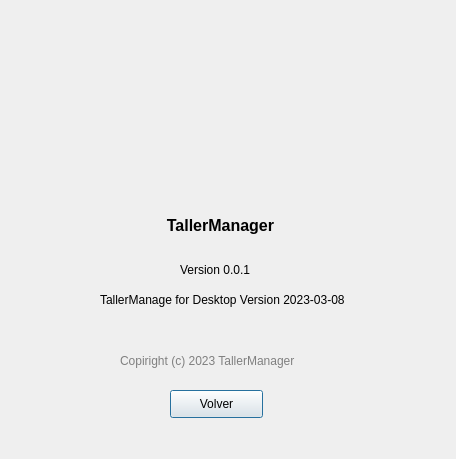
<?xml version="1.0" encoding="UTF-8"?>
<ui version="4.0">
 <class>dlgAcercaDe</class>
 <widget class="QDialog" name="dlgAcercaDe">
  <property name="windowModality">
   <enum>Qt::WindowModal</enum>
  </property>
  <property name="geometry">
   <rect>
    <x>0</x>
    <y>0</y>
    <width>456</width>
    <height>459</height>
   </rect>
  </property>
  <property name="minimumSize">
   <size>
    <width>300</width>
    <height>200</height>
   </size>
  </property>
  <property name="windowTitle">
   <string>Salir</string>
  </property>
  <widget class="QLabel" name="imgAviso">
   <property name="geometry">
    <rect>
     <x>140</x>
     <y>50</y>
     <width>171</width>
     <height>141</height>
    </rect>
   </property>
   <property name="text">
    <string/>
   </property>
   <property name="pixmap">
    <pixmap>../img/logo.jpg</pixmap>
   </property>
   <property name="scaledContents">
    <bool>true</bool>
   </property>
  </widget>
  <widget class="QLabel" name="lblSalir">
   <property name="geometry">
    <rect>
     <x>110</x>
     <y>190</y>
     <width>221</width>
     <height>71</height>
    </rect>
   </property>
   <property name="font">
    <font>
     <pointsize>12</pointsize>
     <weight>75</weight>
     <bold>true</bold>
    </font>
   </property>
   <property name="text">
    <string>TallerManager</string>
   </property>
   <property name="alignment">
    <set>Qt::AlignCenter</set>
   </property>
  </widget>
  <widget class="QPushButton" name="btnVolver">
   <property name="geometry">
    <rect>
     <x>170</x>
     <y>390</y>
     <width>93</width>
     <height>28</height>
    </rect>
   </property>
   <property name="text">
    <string>Volver</string>
   </property>
  </widget>
  <widget class="QLabel" name="label">
   <property name="geometry">
    <rect>
     <x>180</x>
     <y>260</y>
     <width>121</width>
     <height>20</height>
    </rect>
   </property>
   <property name="text">
    <string>Version 0.0.1</string>
   </property>
  </widget>
  <widget class="QLabel" name="label_2">
   <property name="geometry">
    <rect>
     <x>100</x>
     <y>290</y>
     <width>301</width>
     <height>20</height>
    </rect>
   </property>
   <property name="text">
    <string>TallerManage for Desktop Version 2023-03-08</string>
   </property>
  </widget>
  <widget class="QLabel" name="label_3">
   <property name="geometry">
    <rect>
     <x>120</x>
     <y>350</y>
     <width>261</width>
     <height>21</height>
    </rect>
   </property>
   <property name="styleSheet">
    <string notr="true">color:gray</string>
   </property>
   <property name="text">
    <string>Copiright (c) 2023 TallerManager</string>
   </property>
  </widget>
 </widget>
 <resources/>
 <connections/>
</ui>
